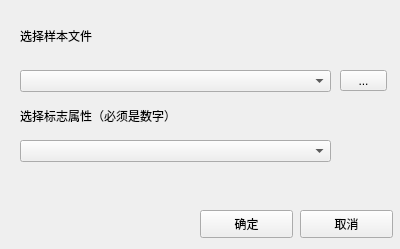
<?xml version="1.0" encoding="UTF-8"?>
<ui version="4.0">
 <class>opensample</class>
 <widget class="QWidget" name="opensample">
  <property name="geometry">
   <rect>
    <x>0</x>
    <y>0</y>
    <width>400</width>
    <height>249</height>
   </rect>
  </property>
  <property name="windowTitle">
   <string>导入样本区</string>
  </property>
  <widget class="QLabel" name="label">
   <property name="geometry">
    <rect>
     <x>20</x>
     <y>20</y>
     <width>131</width>
     <height>31</height>
    </rect>
   </property>
   <property name="text">
    <string>选择样本文件</string>
   </property>
  </widget>
  <widget class="QLabel" name="label_2">
   <property name="geometry">
    <rect>
     <x>20</x>
     <y>100</y>
     <width>231</width>
     <height>31</height>
    </rect>
   </property>
   <property name="text">
    <string>选择标志属性（必须是数字）</string>
   </property>
  </widget>
  <widget class="QComboBox" name="comboBox">
   <property name="geometry">
    <rect>
     <x>20</x>
     <y>70</y>
     <width>311</width>
     <height>22</height>
    </rect>
   </property>
  </widget>
  <widget class="QToolButton" name="toolButton">
   <property name="geometry">
    <rect>
     <x>340</x>
     <y>70</y>
     <width>47</width>
     <height>21</height>
    </rect>
   </property>
   <property name="text">
    <string>...</string>
   </property>
  </widget>
  <widget class="QComboBox" name="comboBox_2">
   <property name="geometry">
    <rect>
     <x>20</x>
     <y>140</y>
     <width>311</width>
     <height>22</height>
    </rect>
   </property>
  </widget>
  <widget class="QPushButton" name="pushButton">
   <property name="geometry">
    <rect>
     <x>200</x>
     <y>210</y>
     <width>93</width>
     <height>28</height>
    </rect>
   </property>
   <property name="text">
    <string>确定</string>
   </property>
  </widget>
  <widget class="QPushButton" name="pushButton_2">
   <property name="geometry">
    <rect>
     <x>300</x>
     <y>210</y>
     <width>93</width>
     <height>28</height>
    </rect>
   </property>
   <property name="text">
    <string>取消</string>
   </property>
  </widget>
 </widget>
 <layoutdefault spacing="6" margin="11"/>
 <resources/>
 <connections>
  <connection>
   <sender>comboBox</sender>
   <signal>currentTextChanged(QString)</signal>
   <receiver>opensample</receiver>
   <slot>freshfield(QString)</slot>
   <hints>
    <hint type="sourcelabel">
     <x>231</x>
     <y>80</y>
    </hint>
    <hint type="destinationlabel">
     <x>264</x>
     <y>36</y>
    </hint>
   </hints>
  </connection>
  <connection>
   <sender>pushButton_2</sender>
   <signal>clicked()</signal>
   <receiver>opensample</receiver>
   <slot>close()</slot>
   <hints>
    <hint type="sourcelabel">
     <x>341</x>
     <y>218</y>
    </hint>
    <hint type="destinationlabel">
     <x>356</x>
     <y>175</y>
    </hint>
   </hints>
  </connection>
  <connection>
   <sender>pushButton</sender>
   <signal>clicked()</signal>
   <receiver>opensample</receiver>
   <slot>loadsample()</slot>
   <hints>
    <hint type="sourcelabel">
     <x>270</x>
     <y>223</y>
    </hint>
    <hint type="destinationlabel">
     <x>139</x>
     <y>192</y>
    </hint>
   </hints>
  </connection>
  <connection>
   <sender>toolButton</sender>
   <signal>clicked()</signal>
   <receiver>opensample</receiver>
   <slot>openfrom()</slot>
   <hints>
    <hint type="sourcelabel">
     <x>363</x>
     <y>81</y>
    </hint>
    <hint type="destinationlabel">
     <x>387</x>
     <y>40</y>
    </hint>
   </hints>
  </connection>
 </connections>
 <slots>
  <slot>loadsample()</slot>
  <slot>openfrom()</slot>
  <slot>freshfield(QString)</slot>
 </slots>
</ui>
